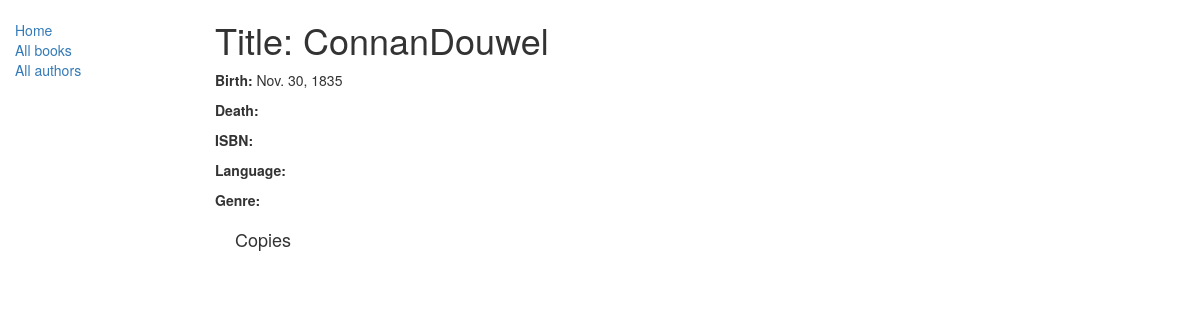
/catalog/author/3, run on the app's committed database.
### catalog/models.py (models this page shows, shortened)
class Author(models.Model):
    first_name = models.CharField(max_length=100)
    last_name = models.CharField(max_length=100)
    date_of_birth = models.DateField('Born', null=True, blank=True)
    date_of_death = models.DateField('Died', null=True, blank=True)

### catalog/views.py (the view)
# urls.py: url(r'^author/(?P<pk>\d+)$', views.AuthorDetailView.as_view(), name='author-detail'),
class AuthorDetailView(generic.DetailView):
    model = Author

### catalog/templates/catalog/author_detail.html (shortened to what this page needs)
{% extends "base_generic.html" %}
{% block content %}
    <h1>Title: {{ author.first_name }}{{ author.last_name }}</h1>
    <p><strong>Birth:</strong> {{ author.date_of_birth }}<p>
    <p><strong>Death:</strong> {{ book.summary }}</p>
    <p><strong>ISBN:</strong> {{ book.isbn }}</p>
    <p><strong>Language:</strong> {{ book.language }}</p>
    <p><strong>Genre:</strong> </p>
    <div style="margin-left:20px;margin-top:20px">
        <h4>Copies</h4>
    </div>
{% endblock %}

### data on the page
Author: first_name "Connan", last_name "Douwel", date_of_birth "Nov. 30, 1835"
